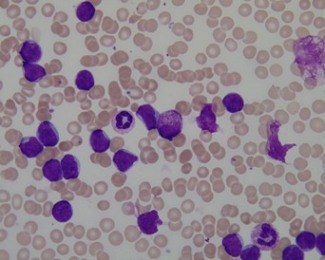
#> input picture imgC1.jpg, 325 x 260 px
$ python -i watershed.py   (imports and definitions only)   (older library calls are emulated)
#> lines starting #> are read from the running program, lines starting #| are printed output that depends on the picture
"""
File: watershed.py
Author: Khoa Le Tan Dang <letan.dangkhoa@gmail.com>
Email: letan.dangkhoa@gmail.com
Github: dangkhoasdc
Description: The watershed algorithm
"""
import numpy as np
import cv2
from cellcounting.segmentation.contour import Contour
import cellcounting.common as com
from skimage.morphology import watershed as ws
from skimage.morphology import dilation, erosion, disk
from skimage.util import img_as_bool, img_as_ubyte
from skimage.feature import peak_local_max
from skimage.exposure import rescale_intensity
from skimage.filters.rank import maximum
from skimage.restoration import denoise_bilateral
from cellcounting.preprocessing import morph
from scipy import ndimage as ndi
from matplotlib import pyplot as plt

# [1 line not run here, left out]


def watershed(image):
    """ the watershed algorithm """
    if len(image.shape) != 2:
        raise TypeError("The input image must be gray-scale ")

    h, w = image.shape
    image = cv2.equalizeHist(image)
    image = denoise_bilateral(image, sigma_range=0.1, sigma_spatial=10)
    image = rescale_intensity(image)
    image = img_as_ubyte(image)
    image = rescale_intensity(image)
    # com.debug_im(image)

    _, thres = cv2.threshold(image, 80, 255, cv2.THRESH_BINARY_INV)

    distance = ndi.distance_transform_edt(thres)
    local_maxi = peak_local_max(distance, indices=False,
                                labels=thres,
                                min_distance=5)

    # com.debug_im(thres)
    # implt = plt.imshow(-distance, cmap=plt.cm.jet, interpolation='nearest')
    # plt.show()

    markers = ndi.label(local_maxi, np.ones((3, 3)))[0]
    labels = ws(-distance, markers, mask=thres)
    labels = np.uint8(labels)
    # result = np.round(255.0 / np.amax(labels) * labels).astype(np.uint8)
    # com.debug_im(result)

    segments = []
    for idx in range(1, np.amax(labels) + 1):

        indices = np.where(labels == idx)
        left = np.amin(indices[1])
        right = np.amax(indices[1])
        top = np.amin(indices[0])
        down = np.amax(indices[0])

        # region = labels[top:down, left:right]
        # m = (region > 0) & (region != idx)
        # region[m] = 0
        # region[region >= 1] = 1
        region = image[top:down, left:right]
        cont = Contour(mask=region)
        cont.lt = [left, top]
        cont.rb = [right, down]
        segments.append(cont)

    return segments

>>> import cv2
>>> picture = cv2.imread('../../imgC1.jpg', cv2.IMREAD_GRAYSCALE)
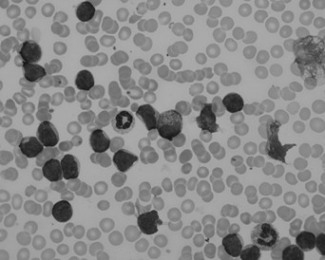
#> picture: shape (260, 325); min 19, max 176, mean 137.4
>>> result = watershed(picture)
#> in watershed, `image = cv2.equalizeHist(image)`:
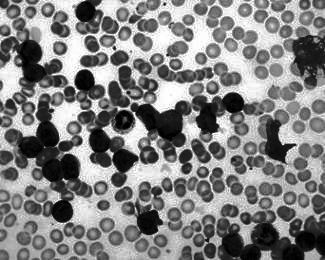
#> image: shape (260, 325); min 0, max 255, mean 129.7
#> (the run stopped early here; a loop or call above may not have finished)

$ run again, on 1.jpg
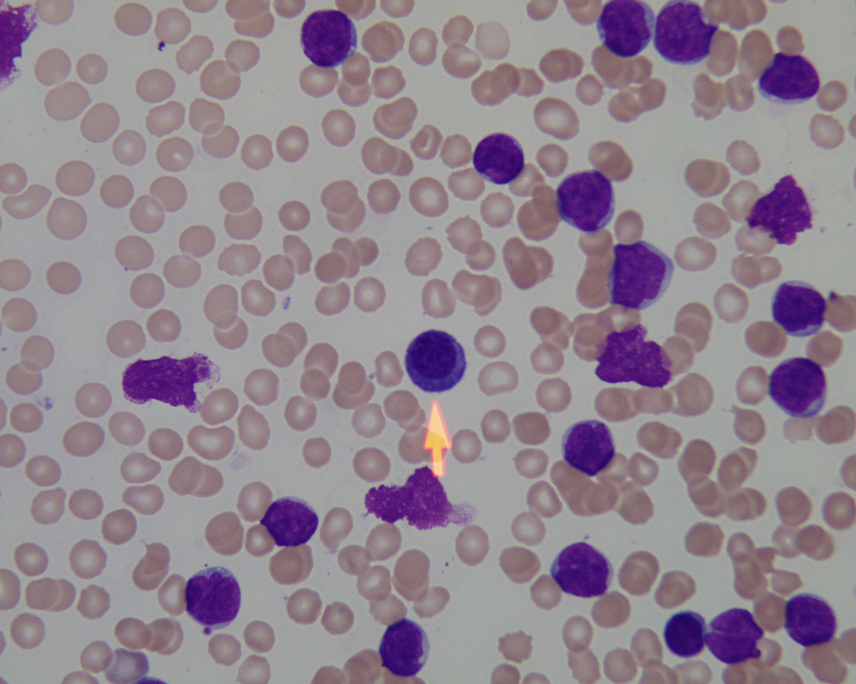
#> input picture 1.jpg, 1712 x 1368 px (shown at 1/2 size)
#> `picture = cv2.imread('../../imgC1.jpg', cv2.IMREAD_GRAYSCALE)`:
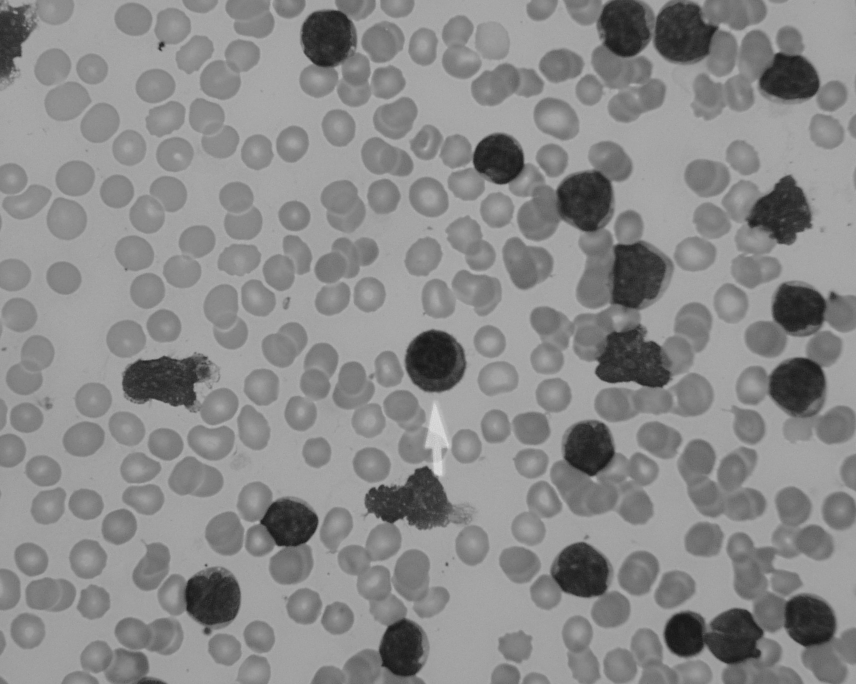
#> picture: shape (1368, 1712) (shown at 1/2 size); min 12, max 230, mean 137.3
#> in watershed, `image = cv2.equalizeHist(image)`:
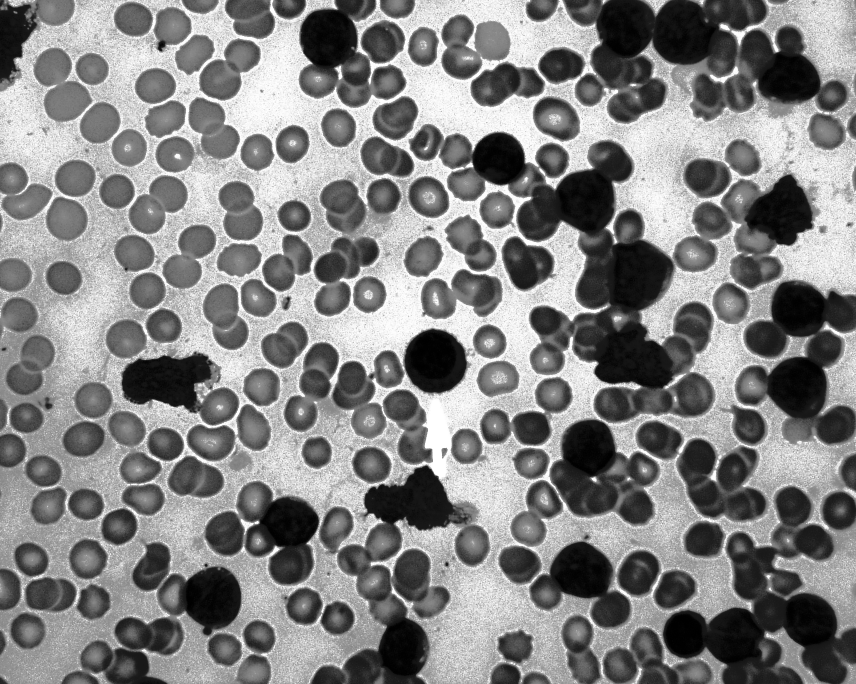
#> image: shape (1368, 1712) (shown at 1/2 size); min 0, max 255, mean 130.5

$ run again, on 2.jpg
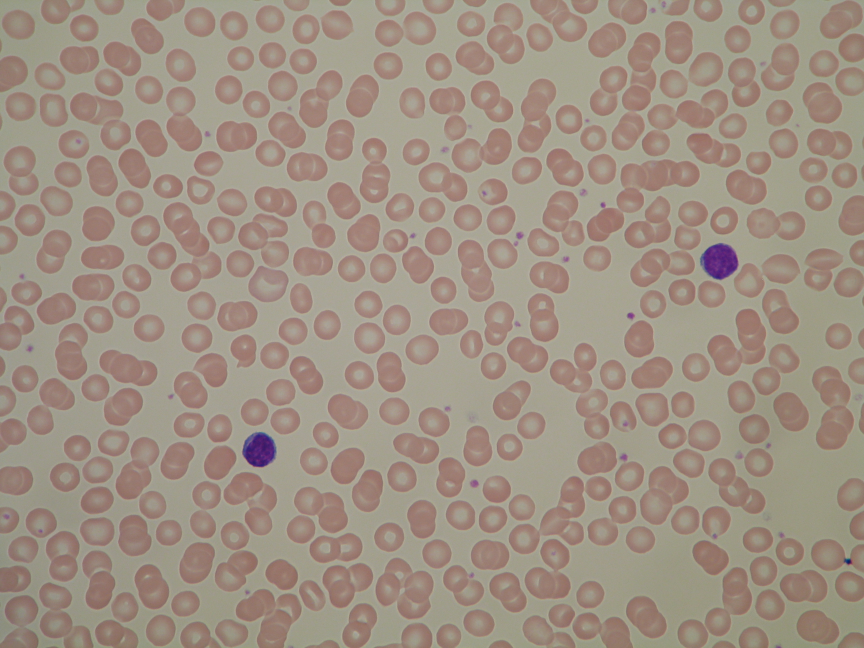
#> input picture 2.jpg, 2592 x 1944 px (shown at 1/3 size)
#> `picture = cv2.imread('../../imgC1.jpg', cv2.IMREAD_GRAYSCALE)`:
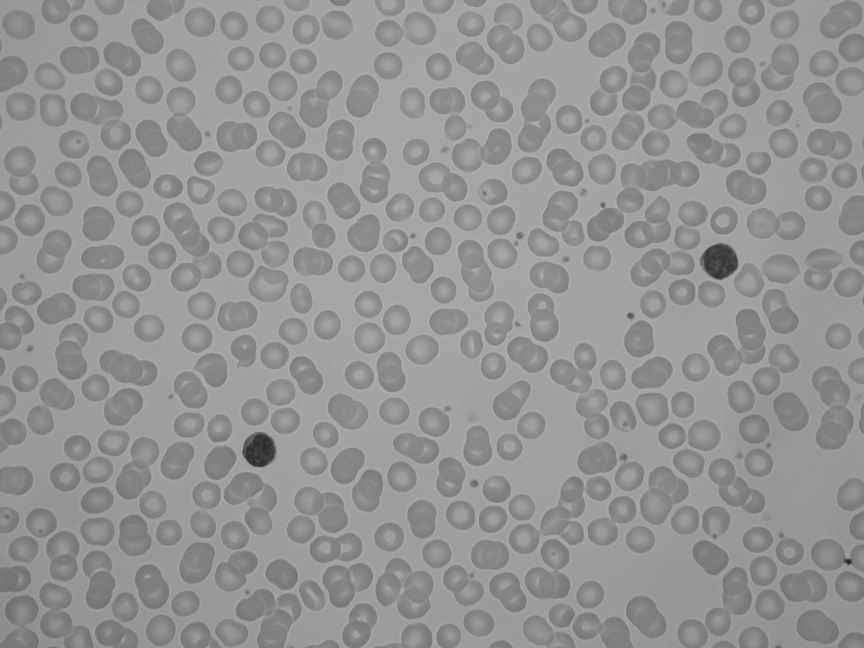
#> picture: shape (1944, 2592) (shown at 1/3 size); min 26, max 211, mean 147.6
#> in watershed, `image = cv2.equalizeHist(image)`:
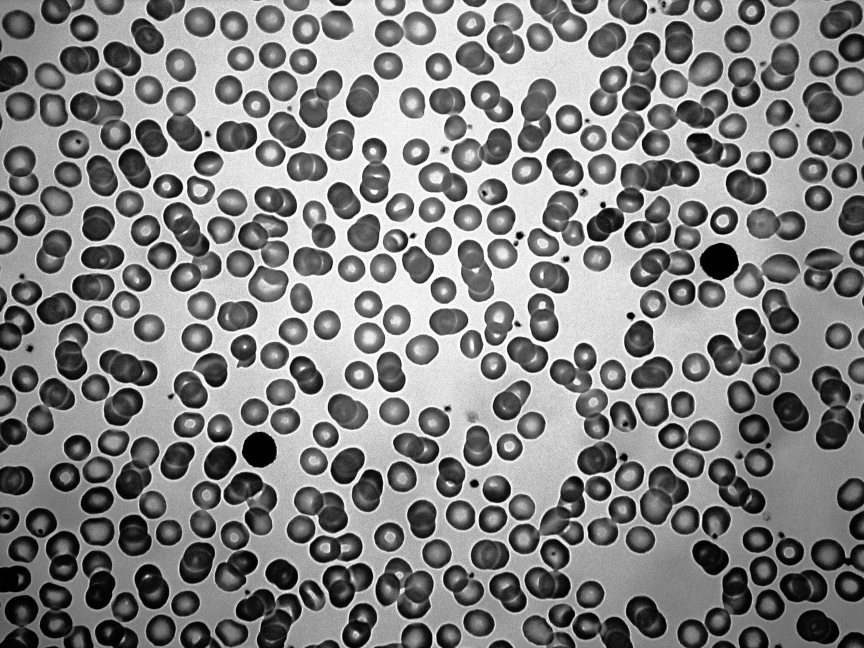
#> image: shape (1944, 2592) (shown at 1/3 size); min 0, max 255, mean 130.5

$ run again, on 3.jpg
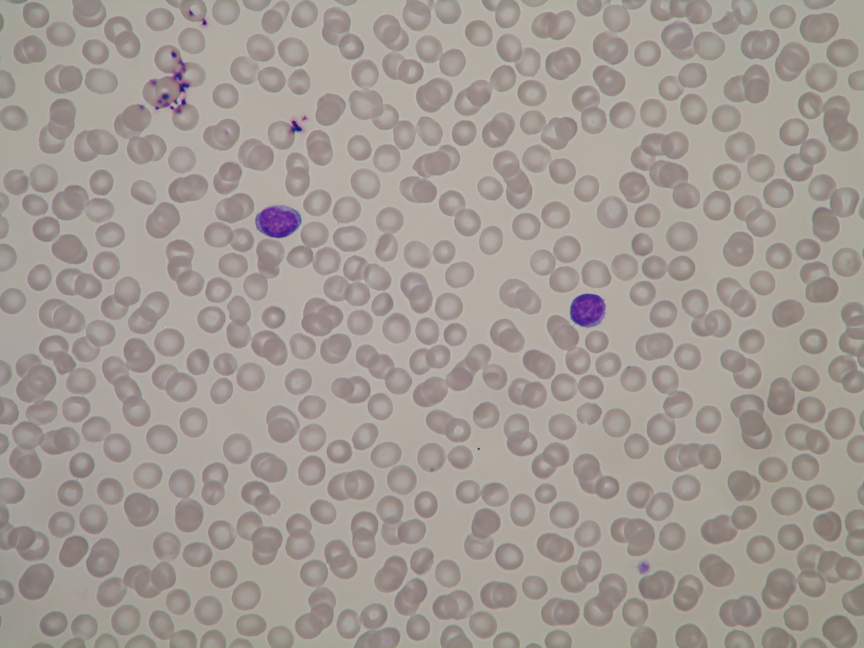
#> input picture 3.jpg, 2592 x 1944 px (shown at 1/3 size)
#> in watershed, `image = cv2.equalizeHist(image)`:
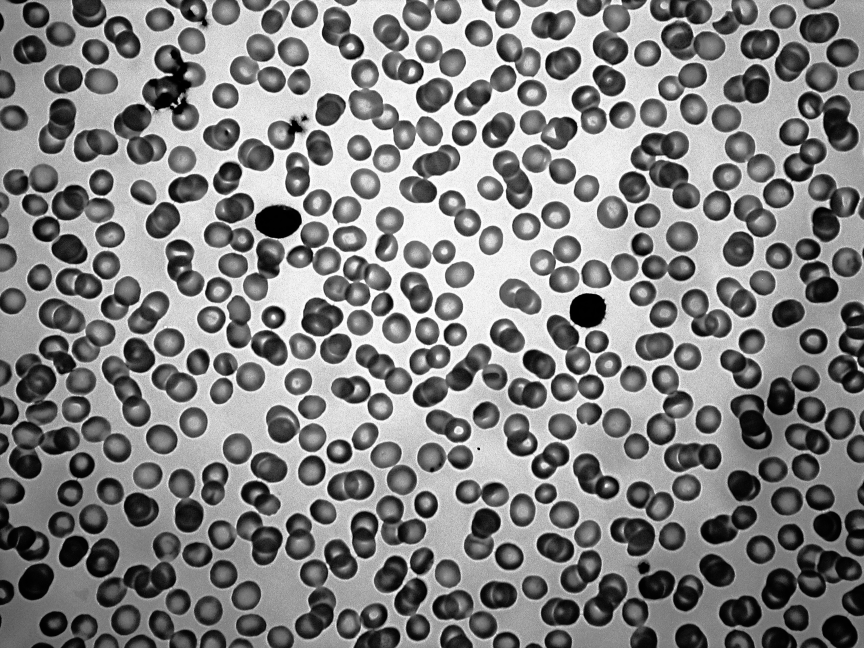
#> image: shape (1944, 2592) (shown at 1/3 size); min 0, max 255, mean 130.4
